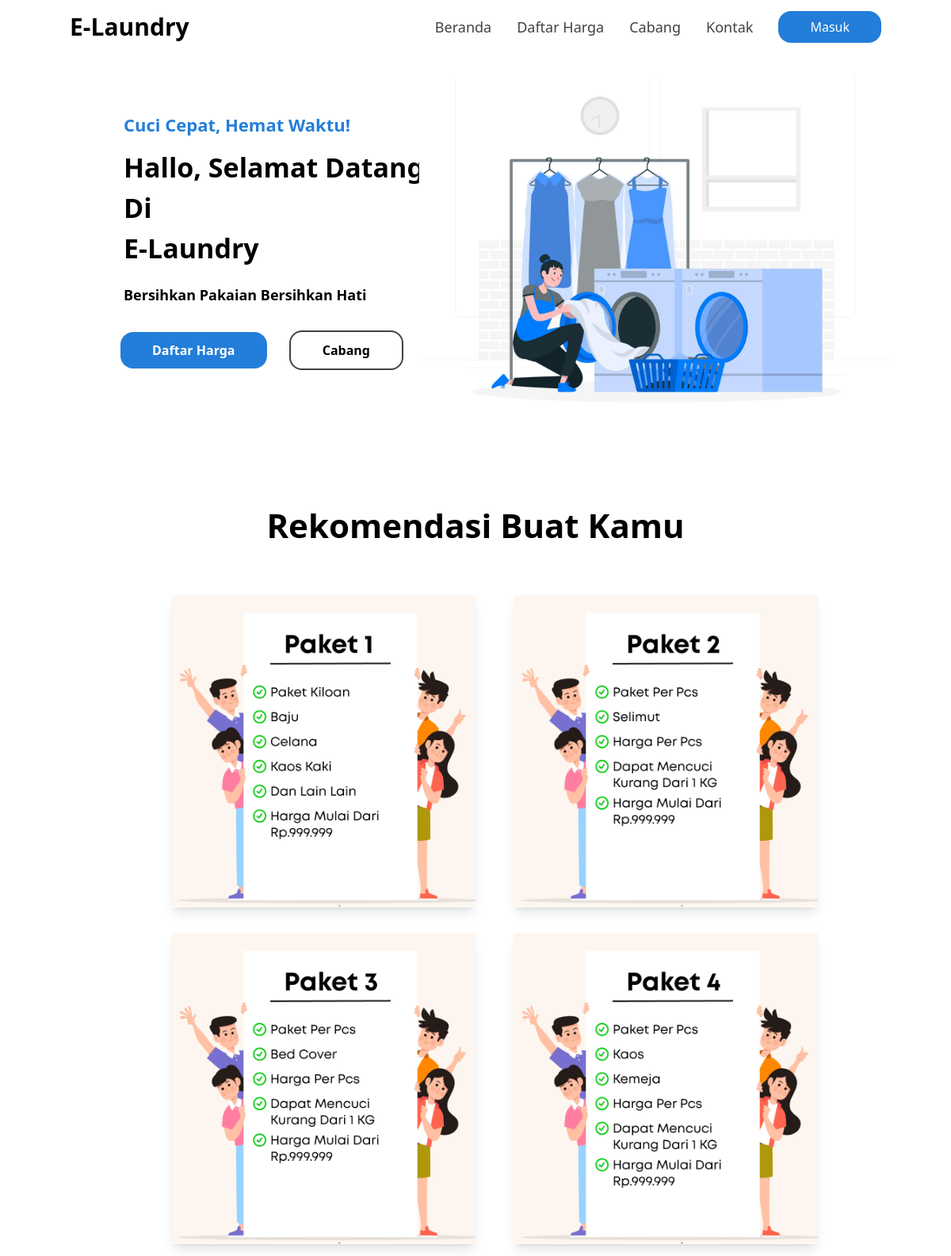
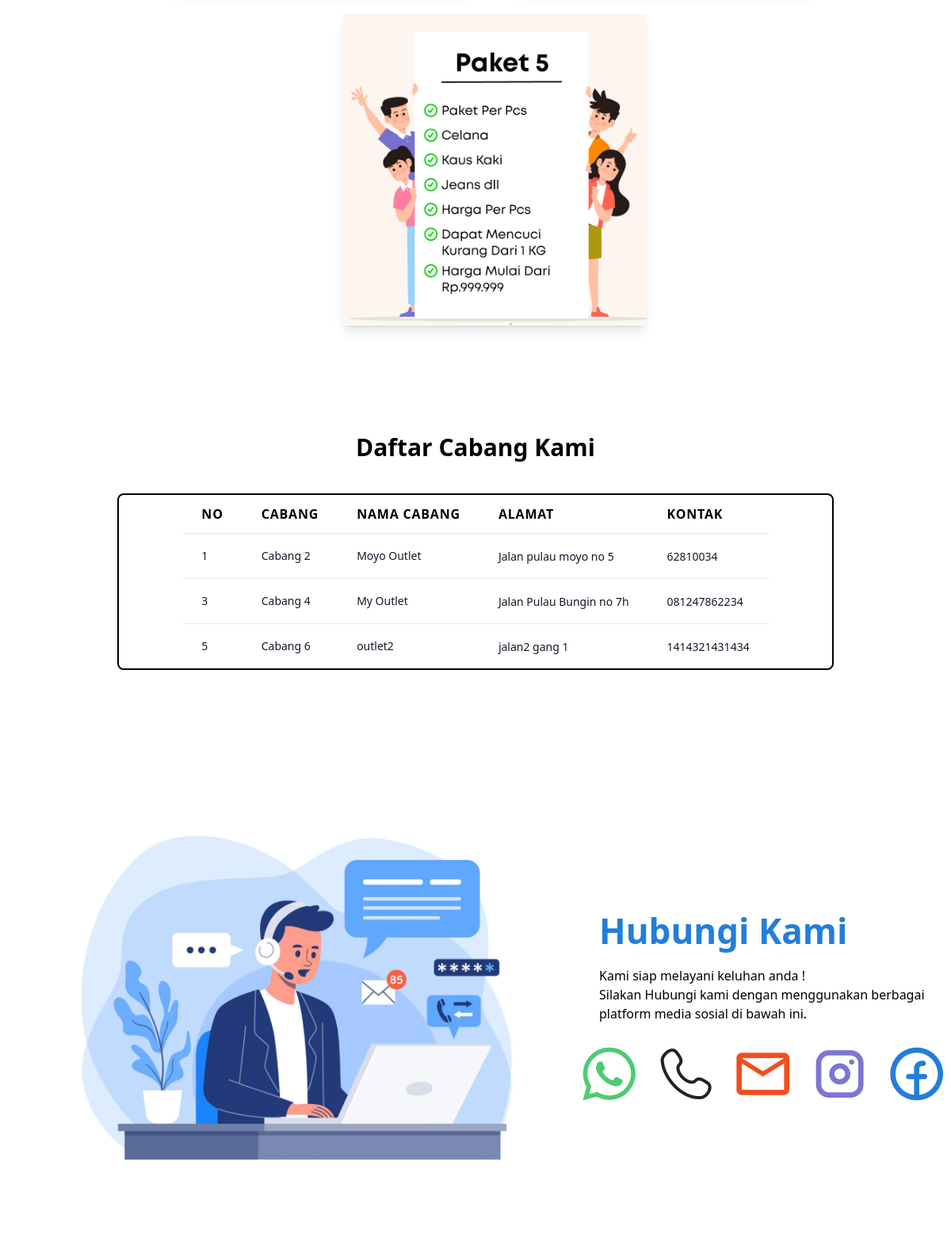
The page / on the database its author committed (2 pictures, top to bottom).
### tables this page shows
CREATE TABLE `tb_outlet` (
  `id_outlet` int(11) NOT NULL,
  `nama` varchar(100) NOT NULL,
  `alamat` text NOT NULL,
  `tlp` varchar(15) NOT NULL
);

### index.php (the view, shortened to what this page needs)
<?php
    include "./auth/function.php";
    $outlet = mysqli_query($koneksi, "SELECT * FROM tb_outlet ORDER BY id_outlet ASC");
?>
<!doctype html>
<html>
<head>
  <link href="./src/output.css" rel="stylesheet">
</head>
<body>
<nav class="py-4">
    <div class="container mx-auto flex justify-between items-center">
        <div>
            <a href="#" class="text-3xl font-semibold">E-Laundry</a>
        </div>
        <div>
            <ul class="flex space-x-8 items-center justify-evenly ">
                <li><a href="#home" class="text-[#414141] text-lg hover:text-[#237ED9]">Beranda</a></li>
                <li><a href="#paket" class="text-[#414141] text-lg hover:text-[#237ED9]">Daftar Harga</a></li>
                <li><a href="#cabang" class="text-[#414141] text-lg hover:text-[#237ED9]">Cabang</a></li>
                <li><a href="#contact" class="text-[#414141] text-lg hover:text-[#237ED9]">Kontak</a></li>
                <li>
                    <a href="./auth/login.php" class="rounded-2xl bg-[#237ED9] py-[7%] px-10 text-white hover:bg-blue-500 ">Masuk</a>
                </li>
            </ul>
        </div>
    </div>
</nav>
<div id="home" class="grid grid-cols-2  mt-7 mb-[10%]">
  <div class="text-left flex flex-col items-left justify-center ml-32">
    <div class="text-[22px] font-semibold text-[#237ED9] mx-7 my-3">Cuci Cepat, Hemat Waktu! </div>
    <div class="text-[34px] font-bold mx-7 my-">Hallo, Selamat Datang Di  </div>
    <div class="text-[34px] font-bold mx-7 ">E-Laundry </div>
    <div class="text-[18px] font-semibold mx-7 my-5">Bersihkan Pakaian Bersihkan Hati </div>
    <div class="my-6">
    <a href="#paket" class="rounded-2xl bg-[#237ED9] py-3 px-10 mx-6 font-semibold text-white hover:bg-blue-700 ">Daftar Harga</a>
    <a href="#cabang" class="rounded-2xl border-2 border-[#414141] py-3 px-10 font-semibold hover:bg-blue-500 hover:border-[#237ED9] hover:text-white">Cabang</a></div>
    </div>
  <div class=" w-fit h-fit text-center flex items-center justify-center">
    <img src="./img/Indeximg.png" class="w-100% mr-36" alt="" srcset="">
  </div>
</div>
<div id="paket" class="flex flex-wrap justify-center space-x-12 mb-[10%]">
    <div class="text-center justify-center w-full mb-10">
        <p class="font-bold text-[42px]">Rekomendasi Buat Kamu</p>
    </div>
    <div class="max-w-sm rounded overflow-hidden shadow-lg m-4">
        <img class="w-full h-full" src="./img/card1.png" alt="">
    </div>
    <div class="max-w-sm rounded overflow-hidden shadow-lg m-4">
        <img class="w-full h-full" src="./img/card2.png" alt="">
    </div>
    <div class="max-w-sm rounded overflow-hidden shadow-lg m-4">
        <img class="w-full h-full" src="./img/card3.png" alt="">
    </div>
    <div class="max-w-sm rounded overflow-hidden shadow-lg m-4">
        <img class="w-full h-full" src="./img/Card4.png" alt="">
    </div>
    <div class="max-w-sm rounded overflow-hidden shadow-lg m-4">
        <img class="w-full h-full" src="./img/card5.png" alt="">
    </div>
</div>
<div id="cabang" class="flex flex-col justify-center items-center h-full mb-[10%]">
  <p class="font-bold text-3xl mb-10">Daftar Cabang Kami</p>
  <div class="border-2 border-black rounded-lg">
    <table class="min-w-fit divide-y mx-20 divide-gray-200">
      <thead >
        <tr>
          <th scope="col" class="px-6 py-3 text-left text-[16px] font-semibold  uppercase tracking-wider">
            No
          </th>
          <th scope="col" class="px-6 py-3 text-left text-[16px] font-semibold  uppercase tracking-wider">
            Cabang
          </th>
          <th scope="col" class="px-6 py-3 text-left text-[16px] font-semibold  uppercase tracking-wider">
            Nama Cabang
          </th>
          <th scope="col" class="px-6 py-3 text-left text-[16px] font-semibold  uppercase tracking-wider">
            Alamat
          </th>
          <th scope="col" class="px-6 py-3 text-left text-[16px] font-semibold  uppercase tracking-wider">
            Kontak
          </th>
        </tr>
      </thead>
      <?php
      $no=1;
      while($row = mysqli_fetch_assoc($outlet)){
      ?>
      <tbody class="bg-white divide-y divide-gray-200">
        <tr>
          <td class="px-6 py-4 whitespace-nowrap">
            <div class="flex items-center">
              <div class="text-sm font-medium text-gray-900">
                <?=$no++?>
              </div>
            </div>
          </td>
          <td class="px-6 py-4 whitespace-nowrap">
            <div class="text-sm text-gray-900">Cabang <?=$no++?></div>
          </td>
          <td class="px-6 py-4 whitespace-nowrap">
            <div class="text-sm text-gray-900"><?=$row['nama']?></div>
          </td>
          <td class="px-6 py-4 whitespace-nowrap">
            <span class="text-sm text-gray-900"><?=$row['alamat']?></span>
          </td>
          <td class="px-6 py-4 whitespace-nowrap">
            <span class="text-sm text-gray-900"><?=$row['tlp']?></span>
          </td>
        </tr>
      </tbody>
      <?php
      }
      ?>
    </table>
  </div>
</div>
<div id="contact" class="grid grid-cols-2  mt-7">
<div class=" w-fit h-fit text-center flex items-center justify-center">
    <img src="./img/contact.png" class="w-100% ml-36" alt="" srcset="">
  </div>
  <div class="text-left flex flex-col items-left justify-center ml-32">
    <div class="text-[44px] font-bold mx-7 my-3 text-[#237ED9]">Hubungi Kami  </div>
    <div class="text-[16px] mx-7 ">Kami siap melayani keluhan anda !</div>
    <div class="text-[16px] mx-7 ">Silakan Hubungi kami dengan menggunakan berbagai</div>
    <div class="text-[16px] mx-7 ">platform media sosial di bawah ini.</div>
    <div class="my-6 flex flex-row space-x-4">
      <a href="">
        <img src="./img/whatsapp.png" alt="" srcset="">
      </a>
      <a href="">
        <img src="./img/telephone.png" alt="" srcset="">
      </a>
      <a href="">
        <img src="./img/email.png" alt="" srcset="">
      </a>
      <a href="">
        <img src="./img/instagram.png" alt="" srcset="">
      </a>
      <a href="">
        <img src="./img/facebook.png" alt="" srcset="">
      </a>
    </div>
</div>
</body>
</html>

### rows shown on the page
tb_outlet: nama "Moyo Outlet", alamat "Jalan pulau moyo no 5", tlp "62810034"
tb_outlet: nama "My Outlet", alamat "Jalan Pulau Bungin no 7h", tlp "081247862234"
tb_outlet: nama "outlet2", alamat "jalan2 gang 1", tlp "1414321431434"
